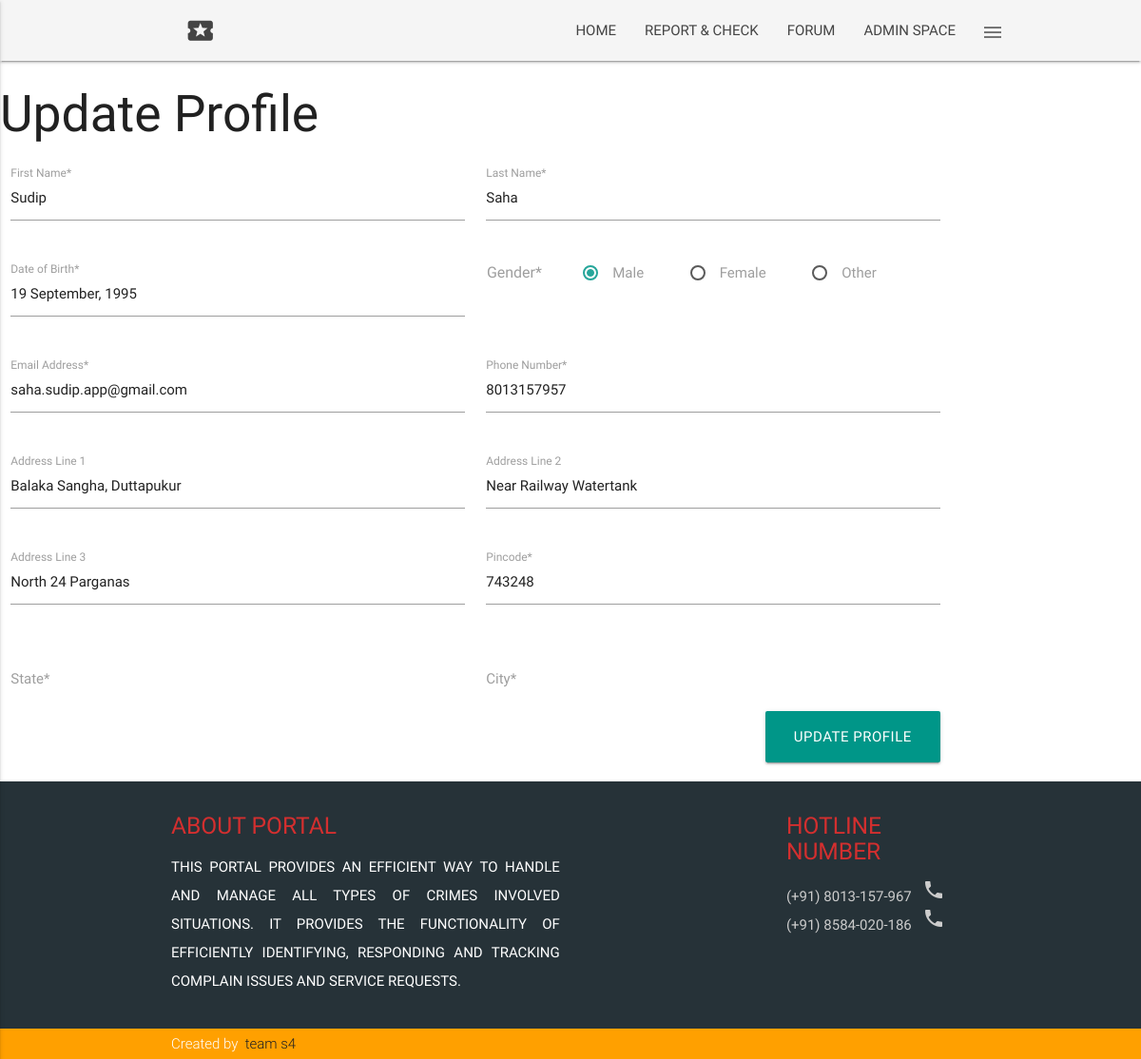
Screenshot of /updateprofile.php (signed in) with the database file from the repository.
### tables this page shows
CREATE TABLE `users` (
  `user_id` int(11) UNSIGNED NOT NULL,
  `username` varchar(32) NOT NULL,
  `password` varchar(32) NOT NULL,
  `password_recover` int(1) NOT NULL DEFAULT '0',
  `active` varchar(32) NOT NULL DEFAULT '0',
  `first_name` varchar(32) NOT NULL,
  `last_name` varchar(32) NOT NULL,
  `gender` varchar(6) NOT NULL,
  `date_of_birth` date NOT NULL,
  `email` varchar(1024) NOT NULL,
  `phone` bigint(10) NOT NULL,
  `address1` varchar(35) DEFAULT NULL,
  `address2` varchar(35) DEFAULT NULL,
  `address3` varchar(35) DEFAULT NULL,
  `state` varchar(32) NOT NULL,
  `city` varchar(32) NOT NULL,
  `pincode` int(6) NOT NULL,
  `profile` varchar(1024) NOT NULL,
  `admin` int(1) NOT NULL DEFAULT '0',
  `deactivate_date` date NOT NULL DEFAULT '0000-00-00'
);

### core/init.php (called while the page is built, shortened)
<?php
include 'functions/users.php';
if(logged_in() === true){
	$session_user_id = $_SESSION['user_id'];
	$user_data = user_data($session_user_id, 'user_id', 'username', 'password', 'password_recover', 'active','first_name', 'last_name', 'gender', 'date_of_birth', 'email', 'phone', 'address1', 'address2', 'address3', 'state', 'city', 'pincode', 'profile', 'admin');
}
?>

### core/functions/users.php (called while the page is built, shortened)
<?php
function user_data($user_id){
	$user_id = (int)$user_id;
	$func_num_args = func_num_args();
	$func_get_args = func_get_args();
	if($func_num_args > 1){
		unset($func_get_args[0]);
		$fields = '`' . implode('`, `', $func_get_args) . '`';
		$data = mysql_fetch_assoc(mysql_query("SELECT $fields FROM `users` WHERE `user_id` = $user_id"));
		return $data;
	}
}
function format_date_revert($date){
	$day = substr($date, 8, 2);
	$find_day = array('01','02','03','04','05','06','07','08','09');
	$replace_day = array('1','2','3','4','5','6','7','8','9');
	$day = str_ireplace($find_day, $replace_day, $day);
	$month = substr($date, 5, 2);
	$find_month = array('01','02','03','04','05','06','07','08','09','10','11','12');
    $replace_month = array('January','February','March','April','May','June','July','August','September','October','November','December');
	$month = str_ireplace($find_month, $replace_month, $month);
	$year = substr($date, 0, 4);
	$date = $day.' '.$month.', '.$year;
	return $date;
}
?>

### updateprofile.php (the view, shortened to what this page needs)
<?php
include 'core/init.php';
include 'includes/overall/overall_header.php';
?>
<h2>Update Profile</h2>
<?php
if(isset($_GET['updated']) === true && empty($_GET['updated']) === true){
	echo '&nbsp;&nbsp;&nbsp;Your profile has been updated successfully.<br><br><br><br><br><br><br><br><br><br><br>';
}else{
	?>
	<form action="" method="post" class="col s10">
	    <div class="row">
            <div class="input-field col s5">
                <input id="first_name" type="text" class="validate" name="first_name" value="<?php echo $user_data['first_name']; ?>" maxlength="32"><?php if(isset($errors[2])){ echo $errors[2]; }?>
                <label for="first_name">First Name*</label>
            </div>
			<div class="input-field col s5">
                <input id="last_name" type="text" class="validate" name="last_name" value="<?php echo $user_data['last_name']; ?>"  maxlength="32"><?php if(isset($errors[3])){ echo $errors[3]; }?>
                <label for="last_name">Last Name*</label>
            </div>
        </div>
		<div class="row">
		    <div class="input-field col s5">
			    <input type="text" class="datepicker" name="date_of_birth" value="<?php echo format_date_revert($user_data['date_of_birth']); ?>" maxlength="20"/><?php if(isset($errors[4])){ echo $errors[4]; }?>
		        <label for="last_name">Date of Birth*</label>
			</div>
			<p>
				<label><font size=3em>&nbsp;&nbsp;&nbsp;Gender*&nbsp;&nbsp;&nbsp;&nbsp;&nbsp;&nbsp;&nbsp;&nbsp;&nbsp;</font></label>
				<label for="test1">Male</label>
				<label for="test2">Female</label>
				<label for="test3">Other</label>
			</p><?php if(isset($errors[5])){ echo $errors[5]; }?>
		</div>
		<div class="row">
            <div class="input-field col s5">
                <input id="email" type="text" class="validate" name="email" value="<?php echo $user_data['email']; ?>" maxlength="100"><?php if(isset($errors[6])){ echo $errors[6]; }?>
                <label for="email">Email Address*</label>
            </div>
			<div class="input-field col s5">
                <input id="phone" type="text" class="validate" name="phone" value="<?php echo $user_data['phone']; ?>" maxlength="10"><?php if(isset($errors[7])){ echo $errors[7]; }?>
                <label for="last_name">Phone Number*</label>
            </div>
        </div>
		<div class="row">
		    <div class="input-field col s5">
                <input id="address1" type="text" name="address1" value="<?php echo $user_data['address1']; ?>" maxlength="35"><?php if(isset($errors[8])){ echo $errors[8]; }?>
                <label for="address1">Address Line 1</label>
            </div>
			<div class="input-field col s5">
                <input id="address2" type="text" name="address2" value="<?php echo $user_data['address2']; ?>" maxlength="35"><?php if(isset($errors[9])){ echo $errors[9]; }?>
                <label for="email">Address Line 2</label>
            </div>
		</div>
		<div class="row">
			<div class="input-field col s5">
                <input id="address3" type="text" name="address3" value="<?php echo $user_data['address3']; ?>" maxlength="35"><?php if(isset($errors[10])){ echo $errors[10]; }?>
                <label for="address3">Address Line 3</label>
            </div>
			<div class="input-field col s5">
                <input id="pincode" type="text" name="pincode" value="<?php echo $user_data['pincode']; ?>" maxlength="6"><?php if(isset($errors[11])){ echo $errors[11]; }?>
                <label for="pincode">Pincode*</label>
            </div>
		</div>
		<div class="row">
			<div class="input-field col s5">
			    <label>State*</label>&nbsp;
			</div>
			<div class="input-field col s5"><div id="cityname">
				<label>City*</label></div><?php if(isset($errors[13])){ echo $errors[13]; }?>
			</div>
		</div>
		<div class="row">
		    <div class="input-field col s10">
		        <a class="btn-large teal right" href="javascript:void(0)" onclick=" toggle_visibility('popupBoxOnePosition');">UPDATE PROFILE</a>
			</div>
	    </div>
	</form>
	<?php
}?>
<div>
<?php include 'includes/overall/overall_footer.php'; ?>

### css/style.css (style rules this page uses)
p { line-height: 2rem; text-align:justify; }

### rows the page displays
users: first_name "Sudip", last_name "Saha", date_of_birth "19 September, 1995", email "saha.sudip.app@gmail.com", phone "8013157957", address1 "Balaka Sangha, Duttapukur", address2 "Near Railway Watertank", address3 "North 24 Parganas", pincode "743248"
